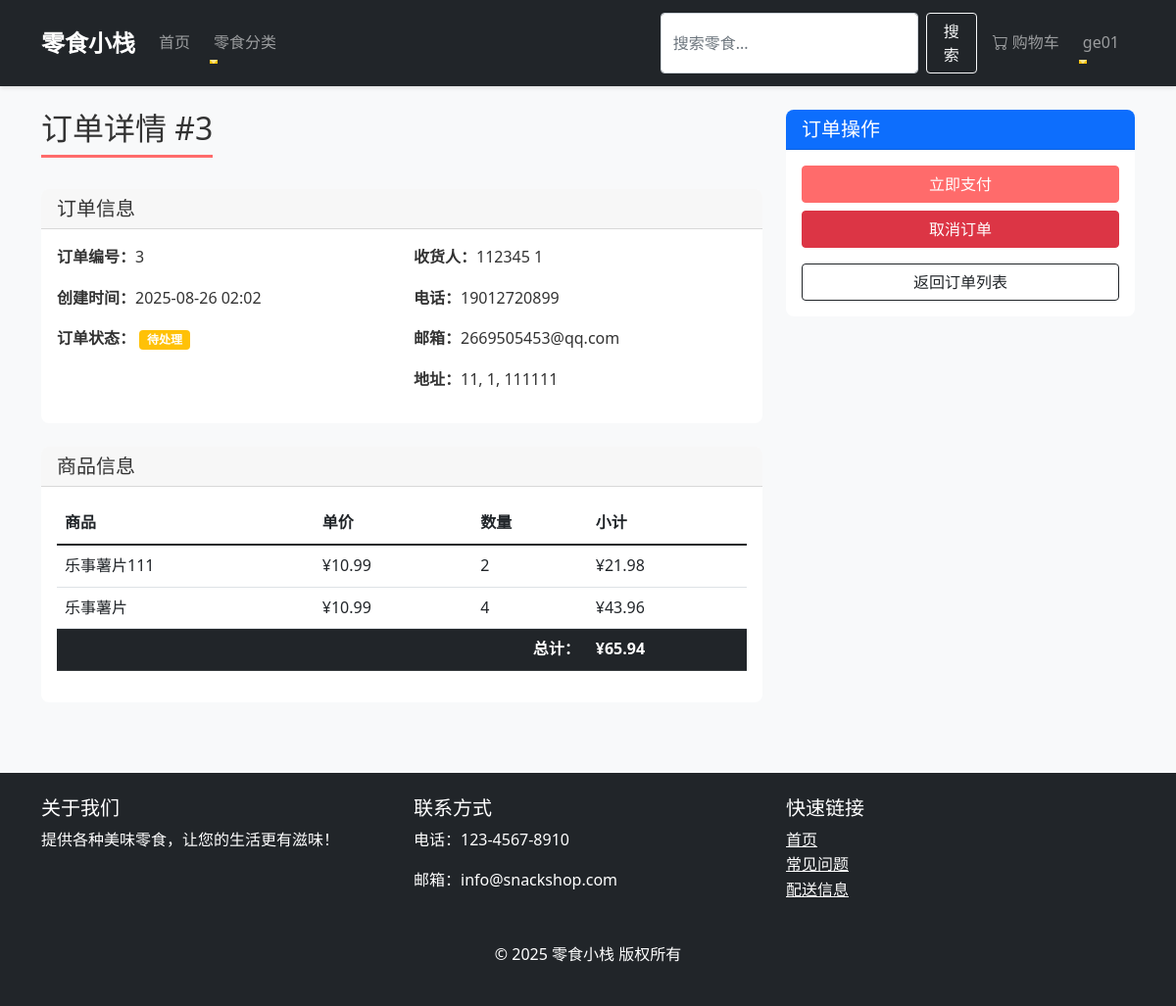
Page /orders/3/ (signed in) on the earlier database version.
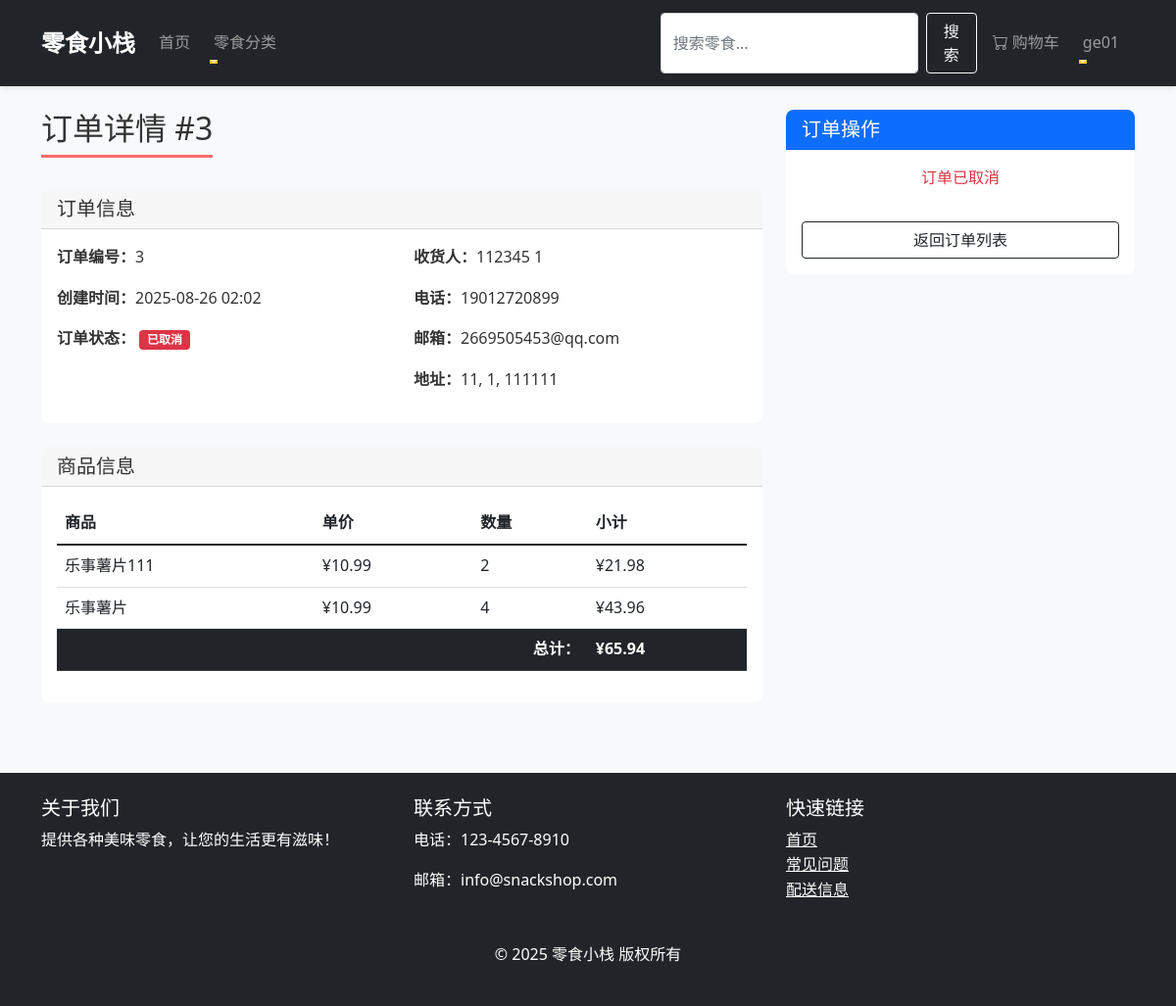
Same page on the later database version.
### orders/views.py (the view)
# urls.py: path('<int:order_id>/', views.order_detail, name='order_detail'),  # 订单详情
@login_required
def order_detail(request, order_id):
    order = get_object_or_404(Order, id=order_id, user=request.user)
    return render(request, 'orders/order_detail.html', {
        'order': order
    })

### cart/context_processors.py (called while the page is built, shortened)
def cart(request):
    cart_obj = None
    try:
        if request.user.is_authenticated:
            carts = Cart.objects.filter(user=request.user).order_by('-updated_at')
            if len(carts) > 1:
                for cart in carts[1:]:
                    cart.delete()
                cart_obj = carts[0]
            else:
                cart_obj, created = Cart.objects.get_or_create(user=request.user)
    except MultipleObjectsReturned:
        if request.user.is_authenticated:
            Cart.objects.filter(user=request.user).exclude(id=carts.first().id).delete()
            cart_obj = carts.first()
        else:
            Cart.objects.filter(session_id=session_id).exclude(id=carts.first().id).delete()
            cart_obj = carts.first()
    return {'cart': cart_obj}

### orders/models.py (called while the page is built)
    def get_cost(self):
        return self.price * self.quantity

### templates/orders/order_detail.html (shortened to what the changed rows need)
{% extends "base.html" %}
{% block content %}
    <div class="row">
        <div class="col-md-8">
            <h2 class="page-title">订单详情 #{{ order.id }}</h2>
            <div class="card mb-4">
                <div class="card-body">
                    <div class="row">
                        <div class="col-md-6">
                            <p><strong>订单状态：</strong>
                                {% if order.status == 'pending' %}
                                    <span class="badge bg-warning">待处理</span>
                                {% elif order.status == 'paid' %}
                                    <span class="badge bg-info">已支付</span>
                                {% elif order.status == 'shipped' %}
                                    <span class="badge bg-primary">已发货</span>
                                {% elif order.status == 'delivered' %}
                                    <span class="badge bg-success">已送达</span>
                                {% else %}
                                    <span class="badge bg-danger">已取消</span>
                                {% endif %}
                            </p>
                        </div>
                    </div>
                </div>
            </div>
            <div class="card">
                <div class="card-body">
                    <div class="table-responsive">
                        <table class="table table-hover">
                            <thead>
                                <tr>
                                    <th>商品</th>
                                    <th>单价</th>
                                    <th>数量</th>
                                    <th>小计</th>
                                </tr>
                            </thead>
                        </table>
                    </div>
                </div>
            </div>
        </div>
        <div class="col-md-4">
            <div class="card">
                <div class="card-body">
                    {% if order.status == 'pending' %}
                        <button class="btn btn-primary w-100 mb-2">立即支付</button>
                        <form action="{% url 'orders:order_cancel' order.id %}" method="post" onsubmit="return confirm('确定要取消订单吗？')">
                                <button type="submit" class="btn btn-danger w-100">取消订单</button>
                        </form>
                    {% elif order.status == 'paid' %}
                        <p class="text-center">您的订单已支付，正在准备发货</p>
                    {% elif order.status == 'shipped' %}
                        <p class="text-center">您的订单已发货，请注意查收</p>
                    {% elif order.status == 'delivered' %}
                        <button class="btn btn-outline-primary w-100">确认收货</button>
                        <button class="btn btn-outline-secondary w-100 mt-2">评价商品</button>
                    {% else %}
                        <p class="text-center text-danger">订单已取消</p>
                    {% endif %}
                    <a href="{% url 'orders:order_list' %}" class="btn btn-outline-dark w-100 mt-3">
                        返回订单列表
                    </a>
                </div>
            </div>
        </div>
    </div>
{% endblock %}

Differences in the rows shown:
changed Order "2669505453@qq.com": status "pending" → "cancelled" (drawn)
Other differences:
text no longer shown: "待处理 立即支付 取消订单"
text now shown: "已取消 订单已取消"
